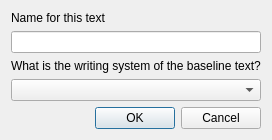
<?xml version="1.0" encoding="UTF-8"?>
<ui version="4.0">
 <class>Dialog</class>
 <widget class="QDialog" name="Dialog">
  <property name="geometry">
   <rect>
    <x>0</x>
    <y>0</y>
    <width>249</width>
    <height>133</height>
   </rect>
  </property>
  <property name="windowTitle">
   <string>Dialog</string>
  </property>
  <layout class="QVBoxLayout" name="verticalLayout_2">
   <item>
    <layout class="QVBoxLayout" name="verticalLayout">
     <item>
      <widget class="QLabel" name="label_3">
       <property name="text">
        <string>Name for this text</string>
       </property>
      </widget>
     </item>
     <item>
      <widget class="QLineEdit" name="textName"/>
     </item>
     <item>
      <widget class="QLabel" name="label_2">
       <property name="text">
        <string>What is the writing system of the baseline text?</string>
       </property>
      </widget>
     </item>
     <item>
      <widget class="QComboBox" name="baselineWritingSystem"/>
     </item>
    </layout>
   </item>
   <item>
    <widget class="QDialogButtonBox" name="buttonBox">
     <property name="orientation">
      <enum>Qt::Horizontal</enum>
     </property>
     <property name="standardButtons">
      <set>QDialogButtonBox::Cancel|QDialogButtonBox::Ok</set>
     </property>
    </widget>
   </item>
  </layout>
 </widget>
 <resources/>
 <connections>
  <connection>
   <sender>buttonBox</sender>
   <signal>accepted()</signal>
   <receiver>Dialog</receiver>
   <slot>accept()</slot>
   <hints>
    <hint type="sourcelabel">
     <x>248</x>
     <y>254</y>
    </hint>
    <hint type="destinationlabel">
     <x>157</x>
     <y>274</y>
    </hint>
   </hints>
  </connection>
  <connection>
   <sender>buttonBox</sender>
   <signal>rejected()</signal>
   <receiver>Dialog</receiver>
   <slot>reject()</slot>
   <hints>
    <hint type="sourcelabel">
     <x>316</x>
     <y>260</y>
    </hint>
    <hint type="destinationlabel">
     <x>286</x>
     <y>274</y>
    </hint>
   </hints>
  </connection>
 </connections>
</ui>
